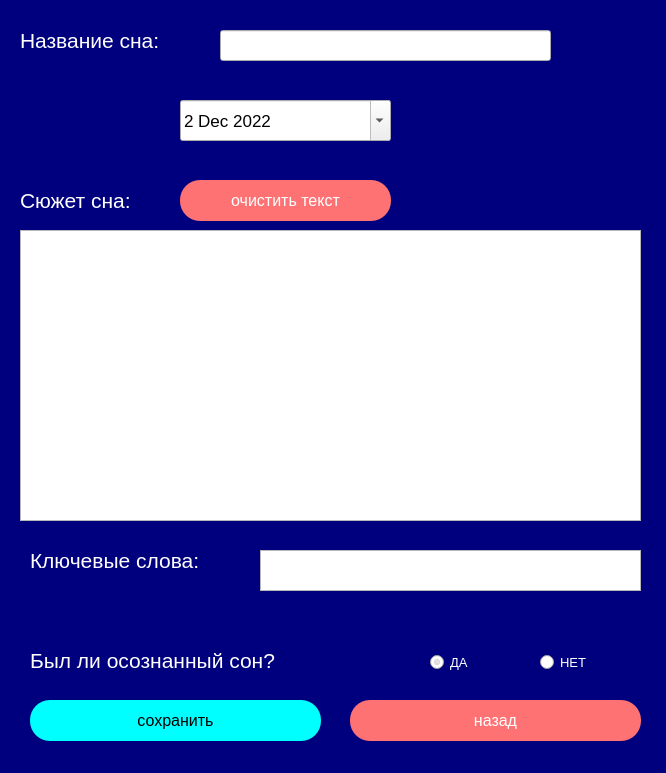
<?xml version="1.0" encoding="UTF-8"?>
<ui version="4.0">
 <class>Create_dream</class>
 <widget class="QWidget" name="Create_dream">
  <property name="geometry">
   <rect>
    <x>0</x>
    <y>0</y>
    <width>666</width>
    <height>773</height>
   </rect>
  </property>
  <property name="minimumSize">
   <size>
    <width>666</width>
    <height>773</height>
   </size>
  </property>
  <property name="maximumSize">
   <size>
    <width>666</width>
    <height>773</height>
   </size>
  </property>
  <property name="font">
   <font>
    <family>Book Antiqua</family>
   </font>
  </property>
  <property name="windowTitle">
   <string>Form</string>
  </property>
  <property name="styleSheet">
   <string notr="true">color: rgb(255, 255, 255);</string>
  </property>
  <widget class="QLabel" name="label_2">
   <property name="geometry">
    <rect>
     <x>20</x>
     <y>20</y>
     <width>181</width>
     <height>41</height>
    </rect>
   </property>
   <property name="font">
    <font>
     <pointsize>16</pointsize>
    </font>
   </property>
   <property name="text">
    <string>Название сна:</string>
   </property>
  </widget>
  <widget class="QLabel" name="label">
   <property name="geometry">
    <rect>
     <x>-10</x>
     <y>-10</y>
     <width>711</width>
     <height>851</height>
    </rect>
   </property>
   <property name="font">
    <font>
     <pointsize>14</pointsize>
    </font>
   </property>
   <property name="styleSheet">
    <string notr="true">background-color: rgb(0, 0, 127);</string>
   </property>
   <property name="text">
    <string/>
   </property>
  </widget>
  <widget class="QLineEdit" name="name_dream_input">
   <property name="geometry">
    <rect>
     <x>220</x>
     <y>30</y>
     <width>331</width>
     <height>31</height>
    </rect>
   </property>
   <property name="font">
    <font>
     <family>Book Antiqua</family>
     <pointsize>14</pointsize>
     <weight>50</weight>
     <bold>false</bold>
    </font>
   </property>
   <property name="styleSheet">
    <string notr="true">color: #000</string>
   </property>
   <property name="text">
    <string/>
   </property>
  </widget>
  <widget class="QDateEdit" name="date_dream_input">
   <property name="geometry">
    <rect>
     <x>180</x>
     <y>100</y>
     <width>211</width>
     <height>41</height>
    </rect>
   </property>
   <property name="font">
    <font>
     <pointsize>13</pointsize>
    </font>
   </property>
   <property name="styleSheet">
    <string notr="true">color: #000</string>
   </property>
   <property name="wrapping">
    <bool>false</bool>
   </property>
   <property name="frame">
    <bool>true</bool>
   </property>
   <property name="accelerated">
    <bool>false</bool>
   </property>
   <property name="showGroupSeparator" stdset="0">
    <bool>false</bool>
   </property>
   <property name="calendarPopup">
    <bool>true</bool>
   </property>
   <property name="timeSpec">
    <enum>Qt::LocalTime</enum>
   </property>
   <property name="date">
    <date>
     <year>2022</year>
     <month>12</month>
     <day>2</day>
    </date>
   </property>
  </widget>
  <widget class="QLabel" name="label_3">
   <property name="geometry">
    <rect>
     <x>20</x>
     <y>180</y>
     <width>141</width>
     <height>41</height>
    </rect>
   </property>
   <property name="font">
    <font>
     <pointsize>16</pointsize>
    </font>
   </property>
   <property name="text">
    <string>Сюжет сна:</string>
   </property>
  </widget>
  <widget class="QLabel" name="label_4">
   <property name="geometry">
    <rect>
     <x>30</x>
     <y>540</y>
     <width>221</width>
     <height>41</height>
    </rect>
   </property>
   <property name="font">
    <font>
     <pointsize>16</pointsize>
    </font>
   </property>
   <property name="text">
    <string>Ключевые слова:</string>
   </property>
  </widget>
  <widget class="QLabel" name="label_5">
   <property name="geometry">
    <rect>
     <x>30</x>
     <y>640</y>
     <width>311</width>
     <height>41</height>
    </rect>
   </property>
   <property name="font">
    <font>
     <pointsize>16</pointsize>
    </font>
   </property>
   <property name="text">
    <string>Был ли осознанный сон?</string>
   </property>
  </widget>
  <widget class="QRadioButton" name="yes">
   <property name="geometry">
    <rect>
     <x>430</x>
     <y>650</y>
     <width>51</width>
     <height>25</height>
    </rect>
   </property>
   <property name="font">
    <font>
     <pointsize>10</pointsize>
    </font>
   </property>
   <property name="toolTip">
    <string/>
   </property>
   <property name="text">
    <string>ДА</string>
   </property>
   <property name="checkable">
    <bool>true</bool>
   </property>
   <property name="checked">
    <bool>true</bool>
   </property>
   <property name="autoRepeat">
    <bool>false</bool>
   </property>
   <property name="autoExclusive">
    <bool>true</bool>
   </property>
  </widget>
  <widget class="QRadioButton" name="no">
   <property name="geometry">
    <rect>
     <x>540</x>
     <y>650</y>
     <width>131</width>
     <height>25</height>
    </rect>
   </property>
   <property name="font">
    <font>
     <pointsize>10</pointsize>
    </font>
   </property>
   <property name="toolTip">
    <string/>
   </property>
   <property name="text">
    <string>НЕТ</string>
   </property>
   <property name="checkable">
    <bool>true</bool>
   </property>
   <property name="autoRepeat">
    <bool>false</bool>
   </property>
   <property name="autoExclusive">
    <bool>true</bool>
   </property>
  </widget>
  <widget class="QPushButton" name="button_save">
   <property name="geometry">
    <rect>
     <x>30</x>
     <y>700</y>
     <width>291</width>
     <height>41</height>
    </rect>
   </property>
   <property name="font">
    <font>
     <pointsize>12</pointsize>
     <weight>50</weight>
     <italic>false</italic>
     <bold>false</bold>
     <underline>false</underline>
     <strikeout>false</strikeout>
    </font>
   </property>
   <property name="styleSheet">
    <string notr="true">border-radius: 20px;
color: #000;
background-color: rgb(0, 255, 255);
</string>
   </property>
   <property name="text">
    <string>сохранить</string>
   </property>
  </widget>
  <widget class="QTextEdit" name="story_input">
   <property name="geometry">
    <rect>
     <x>20</x>
     <y>230</y>
     <width>621</width>
     <height>291</height>
    </rect>
   </property>
   <property name="font">
    <font>
     <family>Book Antiqua</family>
     <pointsize>14</pointsize>
    </font>
   </property>
   <property name="styleSheet">
    <string notr="true">color: #000</string>
   </property>
   <property name="html">
    <string>&lt;!DOCTYPE HTML PUBLIC &quot;-//W3C//DTD HTML 4.0//EN&quot; &quot;http://www.w3.org/TR/REC-html40/strict.dtd&quot;&gt;
&lt;html&gt;&lt;head&gt;&lt;meta name=&quot;qrichtext&quot; content=&quot;1&quot; /&gt;&lt;style type=&quot;text/css&quot;&gt;
p, li { white-space: pre-wrap; }
&lt;/style&gt;&lt;/head&gt;&lt;body style=&quot; font-family:'Book Antiqua'; font-size:14pt; font-weight:400; font-style:normal;&quot;&gt;
&lt;p style=&quot;-qt-paragraph-type:empty; margin-top:0px; margin-bottom:0px; margin-left:0px; margin-right:0px; -qt-block-indent:0; text-indent:0px; font-family:'Schadow BT';&quot;&gt;&lt;br /&gt;&lt;/p&gt;&lt;/body&gt;&lt;/html&gt;</string>
   </property>
  </widget>
  <widget class="QTextEdit" name="keywords">
   <property name="geometry">
    <rect>
     <x>260</x>
     <y>550</y>
     <width>381</width>
     <height>41</height>
    </rect>
   </property>
   <property name="font">
    <font>
     <family>Book Antiqua</family>
     <pointsize>14</pointsize>
    </font>
   </property>
   <property name="styleSheet">
    <string notr="true">color: #000</string>
   </property>
   <property name="html">
    <string>&lt;!DOCTYPE HTML PUBLIC &quot;-//W3C//DTD HTML 4.0//EN&quot; &quot;http://www.w3.org/TR/REC-html40/strict.dtd&quot;&gt;
&lt;html&gt;&lt;head&gt;&lt;meta name=&quot;qrichtext&quot; content=&quot;1&quot; /&gt;&lt;style type=&quot;text/css&quot;&gt;
p, li { white-space: pre-wrap; }
&lt;/style&gt;&lt;/head&gt;&lt;body style=&quot; font-family:'Book Antiqua'; font-size:14pt; font-weight:400; font-style:normal;&quot;&gt;
&lt;p style=&quot;-qt-paragraph-type:empty; margin-top:0px; margin-bottom:0px; margin-left:0px; margin-right:0px; -qt-block-indent:0; text-indent:0px; font-family:'MS Shell Dlg 2'; font-size:6.6pt;&quot;&gt;&lt;br /&gt;&lt;/p&gt;&lt;/body&gt;&lt;/html&gt;</string>
   </property>
  </widget>
  <widget class="QPushButton" name="deleteText">
   <property name="geometry">
    <rect>
     <x>180</x>
     <y>180</y>
     <width>211</width>
     <height>41</height>
    </rect>
   </property>
   <property name="font">
    <font>
     <pointsize>12</pointsize>
     <weight>50</weight>
     <italic>false</italic>
     <bold>false</bold>
     <underline>false</underline>
     <strikeout>false</strikeout>
    </font>
   </property>
   <property name="styleSheet">
    <string notr="true">
background-color: rgb(255, 114, 116);

border-radius: 20px;
color: white;
</string>
   </property>
   <property name="text">
    <string>очистить текст</string>
   </property>
  </widget>
  <widget class="QPushButton" name="button_goToBack">
   <property name="geometry">
    <rect>
     <x>350</x>
     <y>700</y>
     <width>291</width>
     <height>41</height>
    </rect>
   </property>
   <property name="font">
    <font>
     <pointsize>12</pointsize>
     <weight>50</weight>
     <italic>false</italic>
     <bold>false</bold>
     <underline>false</underline>
     <strikeout>false</strikeout>
    </font>
   </property>
   <property name="styleSheet">
    <string notr="true">border-radius: 20px;
color: #000;

background-color: rgb(255, 114, 116);
color: white;</string>
   </property>
   <property name="text">
    <string>назад</string>
   </property>
  </widget>
  <zorder>label</zorder>
  <zorder>label_2</zorder>
  <zorder>name_dream_input</zorder>
  <zorder>date_dream_input</zorder>
  <zorder>label_3</zorder>
  <zorder>label_4</zorder>
  <zorder>label_5</zorder>
  <zorder>yes</zorder>
  <zorder>no</zorder>
  <zorder>button_save</zorder>
  <zorder>story_input</zorder>
  <zorder>keywords</zorder>
  <zorder>deleteText</zorder>
  <zorder>button_goToBack</zorder>
 </widget>
 <resources/>
 <connections/>
</ui>
